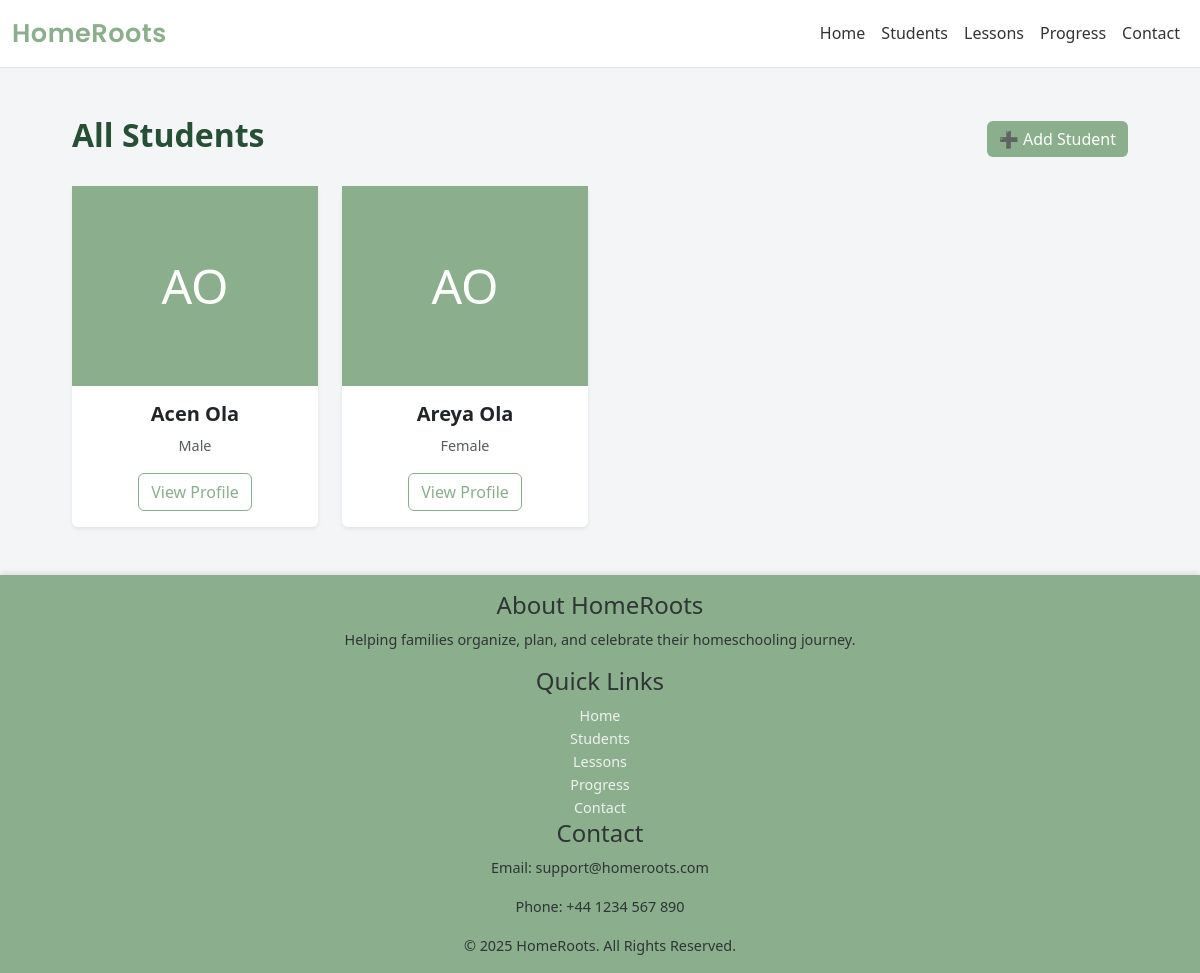
Page /students/list/ on the committed database.
### core/models.py (models this page shows, shortened)
class Student(models.Model):
    GENDER_CHOICES = [
        ('M', 'Male'),
        ('F', 'Female'),
        ('O', 'Other'),
    ]
    first_name = models.CharField(max_length=50)
    last_name = models.CharField(max_length=50)
    dob = models.DateField("Date of birth", null=True, blank=True)
    gender = models.CharField(max_length=1, choices=GENDER_CHOICES, blank=True)
    notes = models.TextField(blank=True)
    profile_image = models.ImageField(upload_to='students/', blank=True, null=True)
    created_at = models.DateTimeField(default=timezone.now)
    class Meta:
        ordering = ['last_name', 'first_name']

### core/views.py (the view)
# urls.py: path('students/list/', views.StudentListView.as_view(), name='students'),
class StudentListView(ListView):
    model = Student
    template_name = 'core/students/list.html'
    context_object_name = 'students'
    paginate_by = 12

### core/templates/core/students/list.html (shortened to what this page needs)
{% extends "core/base.html" %}
{% block content %}
<div class="container py-5">
  <div class="d-flex justify-content-between align-items-center mb-4">
    <h2 class="fw-bold" style="color: #264f36;">All Students</h2>
    <a href="{% url 'core:student_add' %}" class="btn btn-success" style="background-color: var(--primary); border: none;">
      ➕ Add Student
    </a>
  </div>
  <div class="row g-4">
    {% for student in students %}
    <div class="col-md-4 col-lg-3">
      <div class="card shadow-sm border-0 h-100">
        {% if student.profile_image %}
          <img src="{{ student.profile_image.url }}" class="card-img-top" style="height: 200px; object-fit: cover;">
        {% else %}
          <div style="height: 200px; background: #8BAE8C; display:flex; align-items:center; justify-content:center; color:white; font-size:48px;">
            {{ student.first_name|first }}{{ student.last_name|first }}
          </div>
        {% endif %}
        <div class="card-body text-center">
          <h5 class="card-title fw-bold">{{ student.first_name }} {{ student.last_name }}</h5>
          <p class="text-muted" style="font-size: 0.9rem;">
            {{ student.get_gender_display }}
          </p>
          <a href="{% url 'core:student_detail' student.id %}" class="btn btn-outline-success" style="color: var(--primary); border-color: var(--primary);">
            View Profile
          </a>
        </div>
      </div>
    </div>
    {% empty %}
      <p class="text-center text-muted mt-4">No students found.</p>
    {% endfor %}
  </div>
</div>
{% endblock %}

### core/static/core/css/style.css (style rules this page uses)
:root { --primary: #8BAE8C; --secondary: #EAD8C0; --accent: #A5C8E6; --neutral: #F4F5F7; --text-dark: #2F3437; --text-light: #5B5F62; }
body, html { background-color: transparent; background: none; }
* { margin: 0; padding: 0; box-sizing: border-box; font-family: 'Segoe UI', Tahoma, Geneva, Verdana, sans-serif; color: var(--text-dark); }
body { font-family: 'Playfair Display', serif !important; font-size: 16px; background-color: var(--neutral); color: var(--text-dark); line-height: 1.6; }
.container { width: 90%; max-width: 1200px; margin: 0 auto; }

### rows in the picture
Student: first_name|first "A", last_name|first "O", first_name "Acen", last_name "Ola", gender "Male"
Student: first_name|first "A", last_name|first "O", first_name "Areya", last_name "Ola", gender "Female"
